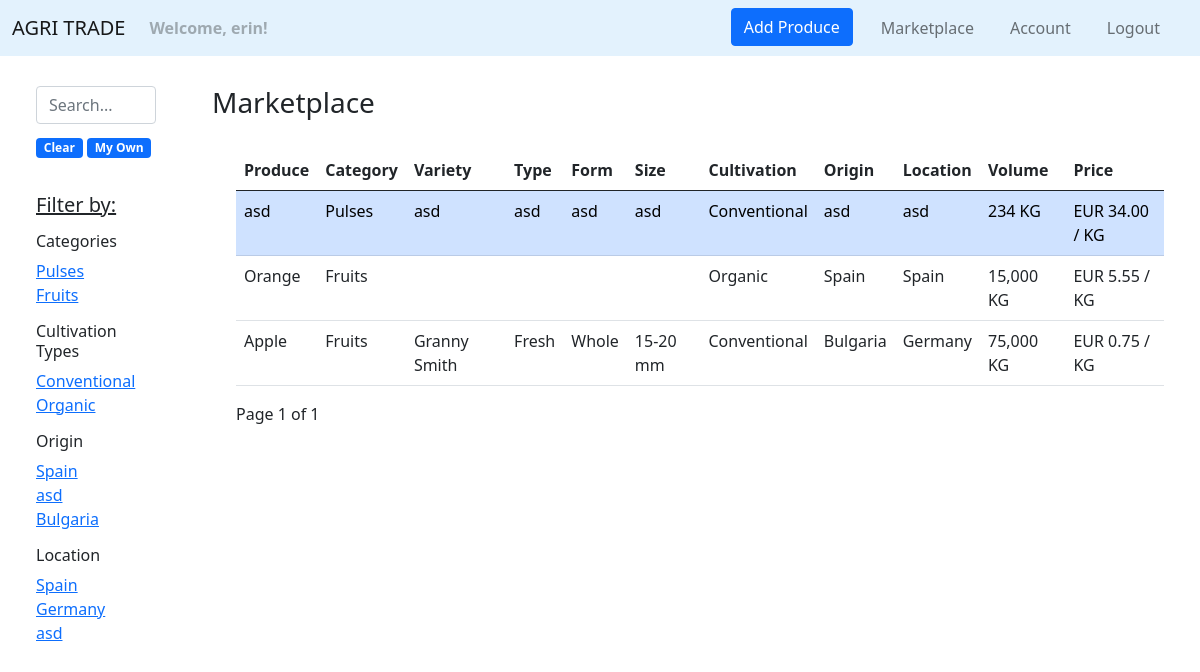
The app's page /marketplace/ (signed in), older data.
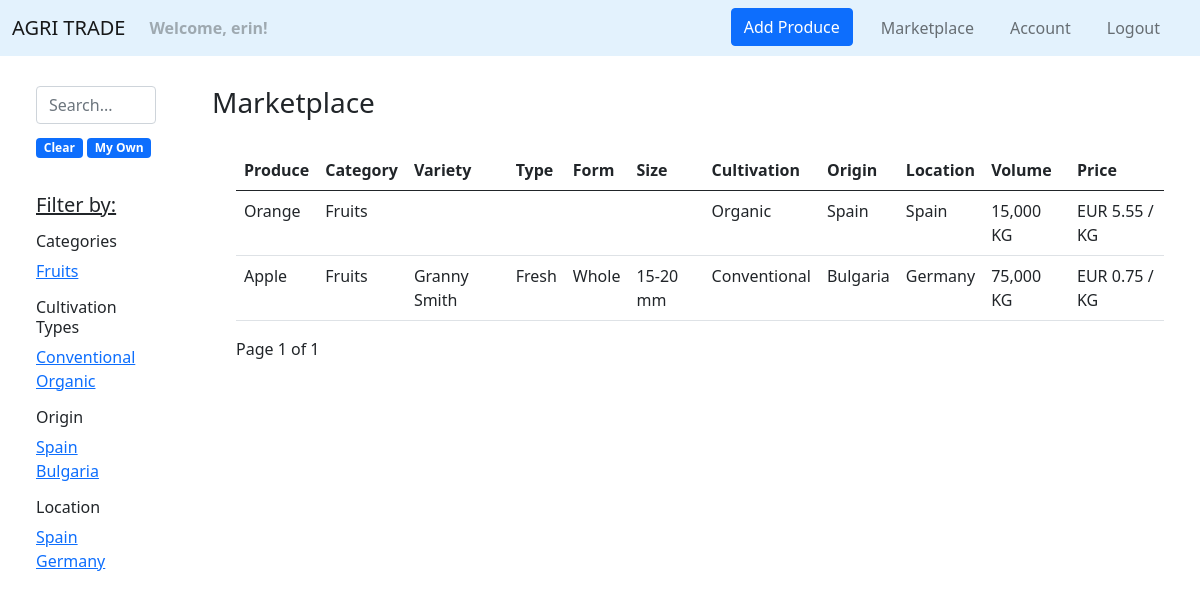
The same page, newer data.
### agri_trade/marketplace/models.py (models this page shows, shortened)
class Product(models.Model):
    PRODUCT_CATEGORY = [
        ('Cereals', 'Cereals'),
        ('Pulses', 'Pulses'),
        ('Nuts', 'Nuts'),
        ('Oilseeds', 'Oilseeds'),
        ('Sugar and starch', 'Sugar and starch'),
        ('Fiber Crops', 'Fiber Crops'),
        ('Beverages', 'Beverages'),
        ('Narcotics', 'Narcotics'),
        ('Spices', 'Spices'),
        ('Forages', 'Forages'),
        ('Vegetables', 'Vegetables'),
        ('Fruits', 'Fruits'),
    ]
    PRODUCT_TYPE_MAX_LEN = max([len(product_type[1]) for product_type in PRODUCT_CATEGORY])
    CULTIVATION_TYPES = [
        ('Organic', 'Organic'),
        ('Conventional', 'Conventional'),
        ('In Conversion', 'In Conversion'),
    ]
    CULTIVATION_TYPE_MAX_LEN = max([len(cultivation_type[1]) for cultivation_type in CULTIVATION_TYPES])
    NAME_MAX_LEN = 20
    VARIETY_MAX_LEN = 25
    TYPE_MAX_LEN = 25
    FORM_MAX_LEN = 25
    SIZE_MAX_LEN = 25
    AVAILABLE_VOLUME_MIN_VALUE = 0
    AVAILABLE_VOLUME_MAX_VALUE = 1000000
    PRICE_MIN_VALUE = 0
    DESCRIPTION_MAX_LEN = 500
    ORIGIN_MAX_LEN = 50
    LOCATION_MAX_LEN = 50
    owner = models.ForeignKey(
        UserModel,
        on_delete=CASCADE)
    name = models.CharField(
        max_length=NAME_MAX_LEN,
    )
    category = models.CharField(
        max_length=PRODUCT_TYPE_MAX_LEN,
        choices=PRODUCT_CATEGORY,
    )
    variety = models.CharField(
        max_length=VARIETY_MAX_LEN,
        blank=True,
        null=True,
    )
    type = models.CharField(
        max_length=TYPE_MAX_LEN,
        blank=True,
        null=True,
    )
    form = models.CharField(
        max_length=FORM_MAX_LEN,
        blank=True,
        null=True,
    )
    size = models.CharField(
        max_length=SIZE_MAX_LEN,
        blank=True,
        null=True,
    )
    cultivation_type = models.CharField(
        max_length=CULTIVATION_TYPE_MAX_LEN,
        choices=CULTIVATION_TYPES,
    )
    available_volume = models.IntegerField(
        validators=[
            MinValueValidator(AVAILABLE_VOLUME_MIN_VALUE),
            MaxValueValidator(AVAILABLE_VOLUME_MAX_VALUE),
        ]
    )
    price = models.FloatField(
        validators=[
            MinValueValidator(PRICE_MIN_VALUE),
        ]
    )
    description = models.TextField(
        max_length=DESCRIPTION_MAX_LEN,
        blank=True,
        null=True,
    )
    origin = models.CharField(
        max_length=ORIGIN_MAX_LEN,
    )
    location = models.CharField(
        max_length=LOCATION_MAX_LEN,
    )
    image = models.ImageField(
        null=True,
        blank=True,
        upload_to='produces',
        validators=(
            file_size,
        )
    )
    created_on = models.DateTimeField(
        auto_now_add=True
    )
    edited_on = models.DateTimeField(
        auto_now=True
    )

### agri_trade/marketplace/views.py (the view)
# urls.py: path('', views.marketplace, name='marketplace'),
@login_required
def marketplace(request):
    products_per_page = 10
    q = request.GET.get('q') if request.GET.get('q') is not None else ''
    products = Product.objects \
        .filter(
            Q(name__icontains=q) |
            Q(category__icontains=q) |
            Q(cultivation_type__icontains=q) |
            Q(origin__icontains=q) |
            Q(location__icontains=q) |
            Q(variety__icontains=q) |
            Q(type__icontains=q) |
            Q(description__icontains=q) |
            Q(form__icontains=q) |
            Q(owner__username=q)) \
        .order_by('-created_on')
    categories = {product.category for product in Product.objects.all()}
    cultivation_types = {product.cultivation_type for product in Product.objects.all()}
    origins = {product.origin for product in Product.objects.all()}
    locations = {product.location for product in Product.objects.all()}
    paginator = Paginator(products, products_per_page)
    page_number = request.GET.get('page')
    page_obj = paginator.get_page(page_number)
    context = {
        'categories': categories,
        'cultivation_types': cultivation_types,
        'origins': origins,
        'locations': locations,
        'page_obj': page_obj,
    }
    return render(request, 'marketplace/marketplace.html', context)

### agri_trade/marketplace/templates/marketplace/marketplace.html (shortened to what this page needs)
{% extends 'web/base.html' %}
{% load humanize %}
{% block content %}
    <div class="container-fluid" style="margin-top: 30px">
        <div class="row">
            <div class="col-2">
                <div class="container">
                    <div class="row justify-content-md-left">
                        <form class="d-flex" role="search">
                            <input class="form-control me-2" type="text" placeholder="Search..." name="q">
                        </form>
                        <div class="container" style="margin-top: 10px">
                            <a href="{% url 'marketplace:marketplace' %}"><span
                                    class="badge bg-primary">Clear</span></a>
                            <a href="{% url 'marketplace:marketplace' %}?q={{ request.user.username }}"><span
                                    class="badge bg-primary">My Own</span></a>
                        </div>
                        <div class="container" style="margin-top: 10px">
                            <h5 style="margin-top: 25px"><u>Filter by:</u></h5>
                            <h6 style="margin-top: 15px">Categories</h6>
                            {% for category in categories %}
                                <div>
                                    <a href="{% url 'marketplace:marketplace' %}?q={{ category }}">{{ category }}</a>
                                </div>
                            {% endfor %}
                            <h6 style="margin-top: 15px">Cultivation Types</h6>
                            {% for type in cultivation_types %}
                                <div>
                                    <a href="{% url 'marketplace:marketplace' %}?q={{ type }}">{{ type }}</a>
                                </div>
                            {% endfor %}
                            <h6 style="margin-top: 15px">Origin</h6>
                            {% for origin in origins %}
                                <div>
                                    <a href="{% url 'marketplace:marketplace' %}?q={{ origin }}">{{ origin }}</a>
                                </div>
                            {% endfor %}
                            <h6 style="margin-top: 15px">Location</h6>
                            {% for location in locations %}
                                <div>
                                    <a href="{% url 'marketplace:marketplace' %}?q={{ location }}">{{ location }}</a>
                                </div>
                            {% endfor %}
                        </div>
                    </div>
                </div>
            </div>
            <div class="col-10">
                <h3>Marketplace</h3>
                <div class="container">
                    <table class="table table-hover" style="margin-top: 30px">
                        <thead>
                        <tr>
                            <th scope="col">Produce</th>
                            <th scope="col">Category</th>
                            <th scope="col">Variety</th>
                            <th scope="col">Type</th>
                            <th scope="col">Form</th>
                            <th scope="col">Size</th>
                            <th scope="col">Cultivation</th>
                            <th scope="col">Origin</th>
                            <th scope="col">Location</th>
                            <th scope="col">Volume</th>
                            <th scope="col">Price</th>
                        </tr>
                        </thead>
                        <tbody>
                        {% for product in page_obj %}
                            <tr onclick="window.location='{% url "marketplace:product details" product.id %}';"
                                    {% if product.owner == request.user %} class="table-primary" {% endif %}>
                                <td>{{ product.name }}</td>
                                <td>{{ product.category }}</td>
                                <td>{% if product.variety %}{{ product.variety }}{% endif %}</td>
                                <td>{% if product.type %}{{ product.type }}{% endif %}</td>
                                <td>{% if product.form %}{{ product.form }}{% endif %}</td>
                                <td>{% if product.size %}{{ product.size }}{% endif %}</td>
                                <td>{{ product.cultivation_type }}</td>
                                <td>{{ product.origin }}</td>
                                <td>{{ product.location }}</td>
                                <td>{{ product.available_volume|intcomma }} KG</td>
                                <td>EUR {{ product.price|floatformat:2 }} / KG</td>
                            </tr>
                        {% empty %}
                            <p>Sorry, we couldn't find the produce you are looking for.</p>
                        {% endfor %}
                        </tbody>
                    </table>
                    <div class="pagination">
                        <span class="step-links">
                            <span class="current">
                                Page {{ page_obj.number }} of {{ page_obj.paginator.num_pages }}
                            </span>
                        </span>
                    </div>
                </div>
            </div>
        </div>
    </div>
{% endblock %}

### agri_trade/web/templates/web/base.html (shortened to what this page needs)
<!doctype html>
<html lang="en">
<head>
    <link href="https://cdn.jsdelivr.net/npm/bootstrap@5.0.2/dist/css/bootstrap.min.css" rel="stylesheet"
>
</head>
<body>
{% include 'web/navigation.html' %}
{% block content %}{% endblock %}
</body>
</html>

### agri_trade/web/templates/web/navigation.html (shortened to what this page needs)
<nav class="navbar navbar-expand-lg navbar-light" style="background-color: #e3f2fd;">
    <div class="container-fluid">
        <a class="navbar-brand" href="{% url 'web:homepage' %}">AGRI TRADE</a>
        <ul class="navbar-nav">
            {% if request.user.is_authenticated %}
                <li class="nav-item">
                    <b><a class="nav-link disabled" href="#">Welcome, {{ request.user.username }}!</a></b>
                </li>
            {% endif %}
        </ul>
        <div class="collapse navbar-collapse" id="navbarNavDropdown">
            <ul class="navbar-nav ms-auto">
                {% if request.user.is_authenticated %}
                    <li class="nav-item" style="padding-right: 20px">
                        <a class="btn btn-primary" href="{% url 'marketplace:add product' %}">Add Produce</a>
                    </li>
                    <li class="nav-item" style="padding-right: 20px">
                        <a class="nav-link" href="{% url 'marketplace:marketplace' %}">Marketplace</a>
                    </li>
                    <li class="nav-item" style="padding-right: 20px">
                        <a class="nav-link" href="{% url 'accounts:account' %}">Account</a>
                    </li>
                    <li class="nav-item" style="padding-right: 20px">
                        <a class="nav-link" href="{% url 'accounts:logout' %}">Logout</a>
                    </li>
                {% endif %}
            </ul>
        </div>
    </div>
</nav>

Row changes from the older to the newer data that the page shows:
removed Product: categories "Pulses", origins "asd", locations "asd", name "asd", category "Pulses", variety "asd", type "asd", form "asd", size "asd", cultivation_type "Conventional", origin "asd", location "asd", available_volume "234", price "34.00"
